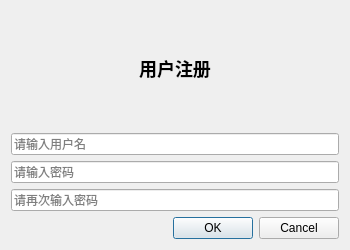
<?xml version="1.0" encoding="UTF-8"?>
<ui version="4.0">
 <class>RegisterDialog</class>
 <widget class="QDialog" name="RegisterDialog">
  <property name="geometry">
   <rect>
    <x>0</x><y>0</y><width>350</width><height>250</height>
   </rect>
  </property>
  <property name="windowTitle">
   <string>注册新账号</string>
  </property>
  <layout class="QVBoxLayout" name="verticalLayout">
   <item>
    <widget class="QLabel" name="labelTitle">
     <property name="text">
      <string>&lt;h2&gt;用户注册&lt;/h2&gt;</string>
     </property>
     <property name="alignment">
      <set>Qt::AlignCenter</set>
     </property>
    </widget>
   </item>
   <item>
    <widget class="QLineEdit" name="editUsername">
     <property name="placeholderText">
      <string>请输入用户名</string>
     </property>
    </widget>
   </item>
   <item>
    <widget class="QLineEdit" name="editPassword">
     <property name="placeholderText">
      <string>请输入密码</string>
     </property>
     <property name="echoMode">
      <enum>QLineEdit::Password</enum>
     </property>
    </widget>
   </item>
   <item>
    <widget class="QLineEdit" name="editPasswordConfirm">
     <property name="placeholderText">
      <string>请再次输入密码</string>
     </property>
     <property name="echoMode">
      <enum>QLineEdit::Password</enum>
     </property>
    </widget>
   </item>
   <item>
    <widget class="QDialogButtonBox" name="buttonBox">
     <property name="standardButtons">
      <set>QDialogButtonBox::Cancel|QDialogButtonBox::Ok</set>
     </property>
    </widget>
   </item>
  </layout>
 </widget>
 <resources/>
 <connections>
  <connection>
   <sender>buttonBox</sender>
   <signal>accepted()</signal>
   <receiver>RegisterDialog</receiver>
   <slot>accept()</slot>
   <hints>
    <hint type="sourcelabel">
     <x>248</x>
     <y>254</y>
    </hint>
    <hint type="destinationlabel">
     <x>157</x>
     <y>274</y>
    </hint>
   </hints>
  </connection>
  <connection>
   <sender>buttonBox</sender>
   <signal>rejected()</signal>
   <receiver>RegisterDialog</receiver>
   <slot>reject()</slot>
   <hints>
    <hint type="sourcelabel">
     <x>316</x>
     <y>260</y>
    </hint>
    <hint type="destinationlabel">
     <x>286</x>
     <y>274</y>
    </hint>
   </hints>
  </connection>
 </connections>
</ui>
